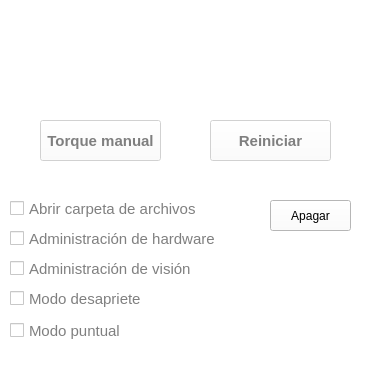
<?xml version="1.0" encoding="UTF-8"?>
<ui version="4.0">
 <class>admin</class>
 <widget class="QWidget" name="admin">
  <property name="geometry">
   <rect>
    <x>0</x>
    <y>0</y>
    <width>365</width>
    <height>370</height>
   </rect>
  </property>
  <property name="sizePolicy">
   <sizepolicy hsizetype="Fixed" vsizetype="Fixed">
    <horstretch>0</horstretch>
    <verstretch>0</verstretch>
   </sizepolicy>
  </property>
  <property name="minimumSize">
   <size>
    <width>365</width>
    <height>370</height>
   </size>
  </property>
  <property name="maximumSize">
   <size>
    <width>365</width>
    <height>370</height>
   </size>
  </property>
  <property name="palette">
   <palette>
    <active>
     <colorrole role="WindowText">
      <brush brushstyle="SolidPattern">
       <color alpha="255">
        <red>0</red>
        <green>0</green>
        <blue>0</blue>
       </color>
      </brush>
     </colorrole>
     <colorrole role="Button">
      <brush brushstyle="SolidPattern">
       <color alpha="255">
        <red>255</red>
        <green>255</green>
        <blue>255</blue>
       </color>
      </brush>
     </colorrole>
     <colorrole role="Light">
      <brush brushstyle="SolidPattern">
       <color alpha="255">
        <red>255</red>
        <green>255</green>
        <blue>255</blue>
       </color>
      </brush>
     </colorrole>
     <colorrole role="Midlight">
      <brush brushstyle="SolidPattern">
       <color alpha="255">
        <red>255</red>
        <green>255</green>
        <blue>255</blue>
       </color>
      </brush>
     </colorrole>
     <colorrole role="Dark">
      <brush brushstyle="SolidPattern">
       <color alpha="255">
        <red>127</red>
        <green>127</green>
        <blue>127</blue>
       </color>
      </brush>
     </colorrole>
     <colorrole role="Mid">
      <brush brushstyle="SolidPattern">
       <color alpha="255">
        <red>170</red>
        <green>170</green>
        <blue>170</blue>
       </color>
      </brush>
     </colorrole>
     <colorrole role="Text">
      <brush brushstyle="SolidPattern">
       <color alpha="255">
        <red>0</red>
        <green>0</green>
        <blue>0</blue>
       </color>
      </brush>
     </colorrole>
     <colorrole role="BrightText">
      <brush brushstyle="SolidPattern">
       <color alpha="255">
        <red>255</red>
        <green>255</green>
        <blue>255</blue>
       </color>
      </brush>
     </colorrole>
     <colorrole role="ButtonText">
      <brush brushstyle="SolidPattern">
       <color alpha="255">
        <red>0</red>
        <green>0</green>
        <blue>0</blue>
       </color>
      </brush>
     </colorrole>
     <colorrole role="Base">
      <brush brushstyle="SolidPattern">
       <color alpha="255">
        <red>255</red>
        <green>255</green>
        <blue>255</blue>
       </color>
      </brush>
     </colorrole>
     <colorrole role="Window">
      <brush brushstyle="SolidPattern">
       <color alpha="255">
        <red>255</red>
        <green>255</green>
        <blue>255</blue>
       </color>
      </brush>
     </colorrole>
     <colorrole role="Shadow">
      <brush brushstyle="SolidPattern">
       <color alpha="255">
        <red>0</red>
        <green>0</green>
        <blue>0</blue>
       </color>
      </brush>
     </colorrole>
     <colorrole role="AlternateBase">
      <brush brushstyle="SolidPattern">
       <color alpha="255">
        <red>255</red>
        <green>255</green>
        <blue>255</blue>
       </color>
      </brush>
     </colorrole>
     <colorrole role="ToolTipBase">
      <brush brushstyle="SolidPattern">
       <color alpha="255">
        <red>255</red>
        <green>255</green>
        <blue>220</blue>
       </color>
      </brush>
     </colorrole>
     <colorrole role="ToolTipText">
      <brush brushstyle="SolidPattern">
       <color alpha="255">
        <red>0</red>
        <green>0</green>
        <blue>0</blue>
       </color>
      </brush>
     </colorrole>
     <colorrole role="PlaceholderText">
      <brush brushstyle="SolidPattern">
       <color alpha="128">
        <red>0</red>
        <green>0</green>
        <blue>0</blue>
       </color>
      </brush>
     </colorrole>
    </active>
    <inactive>
     <colorrole role="WindowText">
      <brush brushstyle="SolidPattern">
       <color alpha="255">
        <red>0</red>
        <green>0</green>
        <blue>0</blue>
       </color>
      </brush>
     </colorrole>
     <colorrole role="Button">
      <brush brushstyle="SolidPattern">
       <color alpha="255">
        <red>255</red>
        <green>255</green>
        <blue>255</blue>
       </color>
      </brush>
     </colorrole>
     <colorrole role="Light">
      <brush brushstyle="SolidPattern">
       <color alpha="255">
        <red>255</red>
        <green>255</green>
        <blue>255</blue>
       </color>
      </brush>
     </colorrole>
     <colorrole role="Midlight">
      <brush brushstyle="SolidPattern">
       <color alpha="255">
        <red>255</red>
        <green>255</green>
        <blue>255</blue>
       </color>
      </brush>
     </colorrole>
     <colorrole role="Dark">
      <brush brushstyle="SolidPattern">
       <color alpha="255">
        <red>127</red>
        <green>127</green>
        <blue>127</blue>
       </color>
      </brush>
     </colorrole>
     <colorrole role="Mid">
      <brush brushstyle="SolidPattern">
       <color alpha="255">
        <red>170</red>
        <green>170</green>
        <blue>170</blue>
       </color>
      </brush>
     </colorrole>
     <colorrole role="Text">
      <brush brushstyle="SolidPattern">
       <color alpha="255">
        <red>0</red>
        <green>0</green>
        <blue>0</blue>
       </color>
      </brush>
     </colorrole>
     <colorrole role="BrightText">
      <brush brushstyle="SolidPattern">
       <color alpha="255">
        <red>255</red>
        <green>255</green>
        <blue>255</blue>
       </color>
      </brush>
     </colorrole>
     <colorrole role="ButtonText">
      <brush brushstyle="SolidPattern">
       <color alpha="255">
        <red>0</red>
        <green>0</green>
        <blue>0</blue>
       </color>
      </brush>
     </colorrole>
     <colorrole role="Base">
      <brush brushstyle="SolidPattern">
       <color alpha="255">
        <red>255</red>
        <green>255</green>
        <blue>255</blue>
       </color>
      </brush>
     </colorrole>
     <colorrole role="Window">
      <brush brushstyle="SolidPattern">
       <color alpha="255">
        <red>255</red>
        <green>255</green>
        <blue>255</blue>
       </color>
      </brush>
     </colorrole>
     <colorrole role="Shadow">
      <brush brushstyle="SolidPattern">
       <color alpha="255">
        <red>0</red>
        <green>0</green>
        <blue>0</blue>
       </color>
      </brush>
     </colorrole>
     <colorrole role="AlternateBase">
      <brush brushstyle="SolidPattern">
       <color alpha="255">
        <red>255</red>
        <green>255</green>
        <blue>255</blue>
       </color>
      </brush>
     </colorrole>
     <colorrole role="ToolTipBase">
      <brush brushstyle="SolidPattern">
       <color alpha="255">
        <red>255</red>
        <green>255</green>
        <blue>220</blue>
       </color>
      </brush>
     </colorrole>
     <colorrole role="ToolTipText">
      <brush brushstyle="SolidPattern">
       <color alpha="255">
        <red>0</red>
        <green>0</green>
        <blue>0</blue>
       </color>
      </brush>
     </colorrole>
     <colorrole role="PlaceholderText">
      <brush brushstyle="SolidPattern">
       <color alpha="128">
        <red>0</red>
        <green>0</green>
        <blue>0</blue>
       </color>
      </brush>
     </colorrole>
    </inactive>
    <disabled>
     <colorrole role="WindowText">
      <brush brushstyle="SolidPattern">
       <color alpha="255">
        <red>127</red>
        <green>127</green>
        <blue>127</blue>
       </color>
      </brush>
     </colorrole>
     <colorrole role="Button">
      <brush brushstyle="SolidPattern">
       <color alpha="255">
        <red>255</red>
        <green>255</green>
        <blue>255</blue>
       </color>
      </brush>
     </colorrole>
     <colorrole role="Light">
      <brush brushstyle="SolidPattern">
       <color alpha="255">
        <red>255</red>
        <green>255</green>
        <blue>255</blue>
       </color>
      </brush>
     </colorrole>
     <colorrole role="Midlight">
      <brush brushstyle="SolidPattern">
       <color alpha="255">
        <red>255</red>
        <green>255</green>
        <blue>255</blue>
       </color>
      </brush>
     </colorrole>
     <colorrole role="Dark">
      <brush brushstyle="SolidPattern">
       <color alpha="255">
        <red>127</red>
        <green>127</green>
        <blue>127</blue>
       </color>
      </brush>
     </colorrole>
     <colorrole role="Mid">
      <brush brushstyle="SolidPattern">
       <color alpha="255">
        <red>170</red>
        <green>170</green>
        <blue>170</blue>
       </color>
      </brush>
     </colorrole>
     <colorrole role="Text">
      <brush brushstyle="SolidPattern">
       <color alpha="255">
        <red>127</red>
        <green>127</green>
        <blue>127</blue>
       </color>
      </brush>
     </colorrole>
     <colorrole role="BrightText">
      <brush brushstyle="SolidPattern">
       <color alpha="255">
        <red>255</red>
        <green>255</green>
        <blue>255</blue>
       </color>
      </brush>
     </colorrole>
     <colorrole role="ButtonText">
      <brush brushstyle="SolidPattern">
       <color alpha="255">
        <red>127</red>
        <green>127</green>
        <blue>127</blue>
       </color>
      </brush>
     </colorrole>
     <colorrole role="Base">
      <brush brushstyle="SolidPattern">
       <color alpha="255">
        <red>255</red>
        <green>255</green>
        <blue>255</blue>
       </color>
      </brush>
     </colorrole>
     <colorrole role="Window">
      <brush brushstyle="SolidPattern">
       <color alpha="255">
        <red>255</red>
        <green>255</green>
        <blue>255</blue>
       </color>
      </brush>
     </colorrole>
     <colorrole role="Shadow">
      <brush brushstyle="SolidPattern">
       <color alpha="255">
        <red>0</red>
        <green>0</green>
        <blue>0</blue>
       </color>
      </brush>
     </colorrole>
     <colorrole role="AlternateBase">
      <brush brushstyle="SolidPattern">
       <color alpha="255">
        <red>255</red>
        <green>255</green>
        <blue>255</blue>
       </color>
      </brush>
     </colorrole>
     <colorrole role="ToolTipBase">
      <brush brushstyle="SolidPattern">
       <color alpha="255">
        <red>255</red>
        <green>255</green>
        <blue>220</blue>
       </color>
      </brush>
     </colorrole>
     <colorrole role="ToolTipText">
      <brush brushstyle="SolidPattern">
       <color alpha="255">
        <red>0</red>
        <green>0</green>
        <blue>0</blue>
       </color>
      </brush>
     </colorrole>
     <colorrole role="PlaceholderText">
      <brush brushstyle="SolidPattern">
       <color alpha="128">
        <red>0</red>
        <green>0</green>
        <blue>0</blue>
       </color>
      </brush>
     </colorrole>
    </disabled>
   </palette>
  </property>
  <property name="windowTitle">
   <string>Administración</string>
  </property>
  <widget class="QCheckBox" name="checkBox_1">
   <property name="enabled">
    <bool>false</bool>
   </property>
   <property name="geometry">
    <rect>
     <x>10</x>
     <y>200</y>
     <width>211</width>
     <height>17</height>
    </rect>
   </property>
   <property name="font">
    <font>
     <pointsize>11</pointsize>
    </font>
   </property>
   <property name="text">
    <string>Abrir carpeta de archivos</string>
   </property>
  </widget>
  <widget class="QCheckBox" name="checkBox_2">
   <property name="enabled">
    <bool>false</bool>
   </property>
   <property name="geometry">
    <rect>
     <x>10</x>
     <y>230</y>
     <width>211</width>
     <height>17</height>
    </rect>
   </property>
   <property name="font">
    <font>
     <pointsize>11</pointsize>
    </font>
   </property>
   <property name="text">
    <string>Administración de hardware</string>
   </property>
  </widget>
  <widget class="QLabel" name="lbl_desoutter">
   <property name="geometry">
    <rect>
     <x>60</x>
     <y>10</y>
     <width>91</width>
     <height>111</height>
    </rect>
   </property>
   <property name="text">
    <string/>
   </property>
   <property name="pixmap">
    <pixmap resource="resources.qrc">:/images/images/desoutter.jpg</pixmap>
   </property>
   <property name="scaledContents">
    <bool>true</bool>
   </property>
  </widget>
  <widget class="QPushButton" name="btn_torque">
   <property name="enabled">
    <bool>false</bool>
   </property>
   <property name="geometry">
    <rect>
     <x>40</x>
     <y>120</y>
     <width>121</width>
     <height>41</height>
    </rect>
   </property>
   <property name="font">
    <font>
     <pointsize>11</pointsize>
     <weight>75</weight>
     <bold>true</bold>
    </font>
   </property>
   <property name="text">
    <string>Torque manual</string>
   </property>
  </widget>
  <widget class="QPushButton" name="btn_reset">
   <property name="enabled">
    <bool>false</bool>
   </property>
   <property name="geometry">
    <rect>
     <x>210</x>
     <y>120</y>
     <width>121</width>
     <height>41</height>
    </rect>
   </property>
   <property name="font">
    <font>
     <pointsize>11</pointsize>
     <weight>75</weight>
     <bold>true</bold>
    </font>
   </property>
   <property name="text">
    <string>Reiniciar</string>
   </property>
  </widget>
  <widget class="QCheckBox" name="checkBox_3">
   <property name="enabled">
    <bool>false</bool>
   </property>
   <property name="geometry">
    <rect>
     <x>10</x>
     <y>260</y>
     <width>211</width>
     <height>17</height>
    </rect>
   </property>
   <property name="font">
    <font>
     <pointsize>11</pointsize>
    </font>
   </property>
   <property name="text">
    <string>Administración de visión</string>
   </property>
  </widget>
  <widget class="QCheckBox" name="checkBox_4">
   <property name="enabled">
    <bool>false</bool>
   </property>
   <property name="geometry">
    <rect>
     <x>10</x>
     <y>290</y>
     <width>211</width>
     <height>17</height>
    </rect>
   </property>
   <property name="font">
    <font>
     <pointsize>11</pointsize>
    </font>
   </property>
   <property name="text">
    <string>Modo desapriete</string>
   </property>
  </widget>
  <widget class="QLabel" name="label">
   <property name="geometry">
    <rect>
     <x>230</x>
     <y>20</y>
     <width>91</width>
     <height>91</height>
    </rect>
   </property>
   <property name="text">
    <string/>
   </property>
   <property name="pixmap">
    <pixmap resource="resources.qrc">:/images/images/reset.jpg</pixmap>
   </property>
   <property name="scaledContents">
    <bool>true</bool>
   </property>
  </widget>
  <widget class="QPushButton" name="btn_off">
   <property name="geometry">
    <rect>
     <x>270</x>
     <y>200</y>
     <width>81</width>
     <height>31</height>
    </rect>
   </property>
   <property name="text">
    <string>Apagar</string>
   </property>
  </widget>
  <widget class="QCheckBox" name="checkBox_5">
   <property name="enabled">
    <bool>false</bool>
   </property>
   <property name="geometry">
    <rect>
     <x>10</x>
     <y>320</y>
     <width>211</width>
     <height>21</height>
    </rect>
   </property>
   <property name="font">
    <font>
     <pointsize>11</pointsize>
    </font>
   </property>
   <property name="text">
    <string>Modo puntual</string>
   </property>
  </widget>
 </widget>
 <resources>
  <include location="resources.qrc"/>
 </resources>
 <connections/>
</ui>
